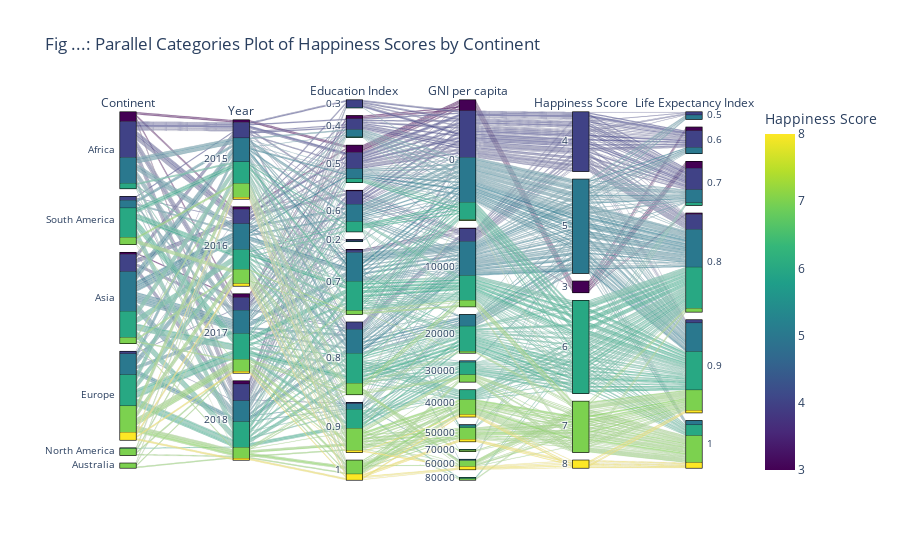

Notebook code cell kept with this figure:
### Markdown cell above
### happiness score by continent

The graph above shows us the amount of countries that are within a certain rounded score of happiness, the happiness is rounded to the nearest integer. As we can see African countries are the lowest on the scale of happiness while western countries are near the top of the distribution. Interesting to note is that while South american countries are poorer and less developed compared to western or Asian countries, their happiness is above what would be expected of their demographic metrics. Further relations in the world happiness dataset need to be drawn to conclude what causes such happiness has outside of income or education. The factors for happiness in these countries will be analyzed later in this notebook to gain an insight into the true factors of happiness.

### Code cell
def get_happiness_scores_by_continent(filename):
    import csv
    import plotly.express as px

    continent_scores = {}

    with open(filename, 'r') as file:
        reader = csv.DictReader(file)
        for row in reader:
            continent = row['continent']
            year = int(row['Year'])
            happiness_score = round(float(row['happiness_score']))
            education_index = min(float(row['Education_Index']) * 10, 10)
            education_index = round(education_index) / 10
            gni_per_capita = float(row['GNI_per_capita_PPP']) if row['GNI_per_capita_PPP'] != '' else 0
            gni_per_capita = int(gni_per_capita) // 10000 * 10000
            life_expectancy_index = min(float(row['life_expectancy_index']) * 10, 10)
            life_expectancy_index = round(life_expectancy_index) / 10

            if continent not in continent_scores:
                continent_scores[continent] = {'Year': [], 'Happiness Score': [], 'Education Index': [], 'GNI per capita': [], 'Life Expectancy Index': []}
            continent_scores[continent]['Year'].append(year)
            continent_scores[continent]['Education Index'].append(education_index)
            continent_scores[continent]['Happiness Score'].append(happiness_score)
            continent_scores[continent]['GNI per capita'].append(gni_per_capita)
            continent_scores[continent]['Life Expectancy Index'].append(life_expectancy_index)

    data = []
    for continent, scores in continent_scores.items():
        sorted_scores = sorted(zip(scores['Year'], scores['Education Index'], scores['GNI per capita'], scores['Happiness Score'], scores['Life Expectancy Index']), key=lambda x: (x[1], -x[2], -x[3]))
        data.extend([
            {'Continent': continent, 'Education Index': education_index, 'Year': year, 'GNI per capita': gni_per_capita, 'Happiness Score': score, 'Life Expectancy Index': life_expectancy_index}
            for year, education_index, gni_per_capita, score, life_expectancy_index in sorted_scores
        ])

    
    for category in ['Year', 'GNI per capita', 'Happiness Score', 'Life Expectancy Index']:
        data = sorted(data, key=lambda x: x[category])

    dimensions_order = ['Continent', 'Year', 'Education Index', 'GNI per capita', 'Happiness Score', 'Life Expectancy Index']
    dimensions_labels = {'Happiness Score': 'Happiness Score'}

    fig = px.parallel_categories(data, dimensions=dimensions_order, color='Happiness Score', color_continuous_scale='Viridis',
                                 labels=dimensions_labels, title='Fig ...: Parallel Categories Plot of Happiness Scores by Continent')
    fig.show()


get_happiness_scores_by_continent('full_data.csv')

### Figure 1 — Plotly figure (JSON) as saved in the notebook; plotly's stock layout.template omitted (floating-point values rounded to 4 significant figures; data arrays with more than 128 entries replaced by an {"elided": "..."} marker saying what was removed)
{"data": [{"dimensions": [{"label": "Continent", "values": {"elided": "528 str values"}}, {"label": "Year", "values": {"elided": "528 int values"}}, {"label": "Education Index", "values": {"elided": "528 float values"}}, {"label": "GNI per capita", "values": {"elided": "528 int values"}}, {"label": "Happiness Score", "values": {"elided": "528 int values"}}, {"label": "Life Expectancy Index", "values": {"elided": "528 float values"}}], "domain": {"x": [0, 1], "y": [0, 1]}, "line": {"color": {"elided": "528 int values"}, "coloraxis": "coloraxis"}, "name": "", "type": "parcats"}], "layout": {"coloraxis": {"colorbar": {"title": {"text": "Happiness Score"}}, "colorscale": [[0, "#440154"], [0.1111, "#482878"], [0.2222, "#3e4989"], [0.3333, "#31688e"], [0.4444, "#26828e"], [0.5556, "#1f9e89"], [0.6667, "#35b779"], [0.7778, "#6ece58"], [0.8889, "#b5de2b"], [1, "#fde725"]]}, "legend": {"tracegroupgap": 0}, "title": {"text": "Fig ...: Parallel Categories Plot of Happiness Scores by Continent"}}}
